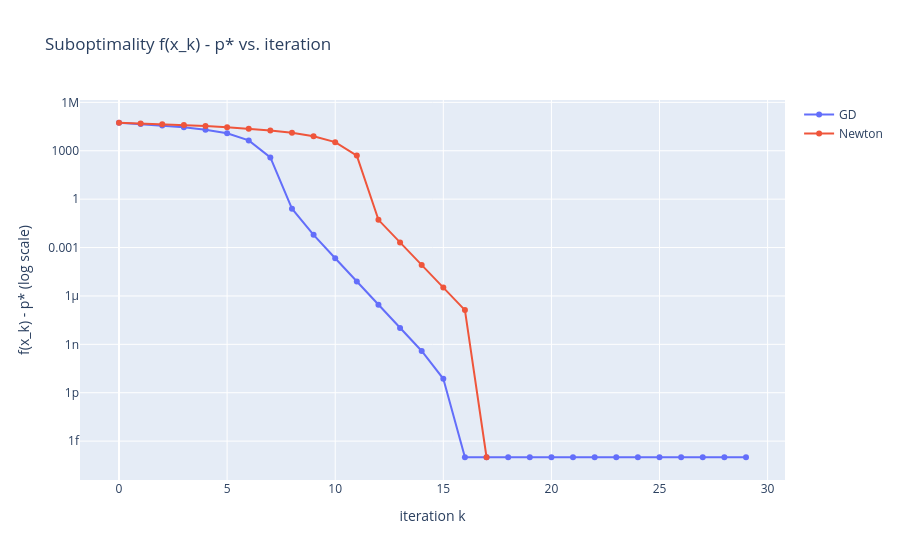

The code cell stored with this chart in its notebook:
### Markdown cell above
The two plots above clearly show that the Newton's method enters fast convergence around 10th iteration for this problem instance. This obviously depends on the problem instance.

### Code cell
# Suboptimality f(x_k) - p* on a log scale.
pstar = objective_function(x_sol_newton)

# clip at a tiny floor so the log axis can render the last (near-zero / slightly negative) points
gap_gd = np.maximum(np.array(fun_vs_gd) - pstar, 1e-16)
gap_newton = np.maximum(np.array(fun_vs_newton) - pstar, 1e-16)

fig = go.Figure()
fig.add_trace(go.Scatter(x=steps_gd, y=gap_gd, mode='lines+markers', name='GD'))
fig.add_trace(go.Scatter(x=steps_newton, y=gap_newton, mode='lines+markers', name='Newton'))
fig.update_layout(
    title='Suboptimality f(x_k) - p* vs. iteration',
    xaxis_title='iteration k',
    yaxis_title='f(x_k) - p* (log scale)',
)
fig.update_yaxes(type='log')
fig.show()

### Figure 1 — Plotly figure (JSON) as saved in the notebook; plotly's stock layout.template omitted (floating-point values rounded to 4 significant figures)
{"data": [{"mode": "lines+markers", "name": "GD", "type": "scatter", "x": [0, 1, 2, 3, 4, 5, 6, 7, 8, 9, 10, 11, 12, 13, 14, 15, 16, 17, 18, 19, 20, 21, 22, 23, 24, 25, 26, 27, 28, 29], "y": [54500.0, 45620.0, 37100.0, 28690.0, 20340.0, 12110.0, 4395.0, 387.3, 0.2565, 0.006153, 0.0002176, 7.79e-06, 2.827e-07, 1.04e-08, 3.856e-10, 7.276e-12, 1e-16, 1e-16, 1e-16, 1e-16, 1e-16, 1e-16, 1e-16, 1e-16, 1e-16, 1e-16, 1e-16, 1e-16, 1e-16, 1e-16]}, {"mode": "lines+markers", "name": "Newton", "type": "scatter", "x": [0, 1, 2, 3, 4, 5, 6, 7, 8, 9, 10, 11, 12, 13, 14, 15, 16, 17], "y": [54500.0, 49300.0, 44110.0, 38910.0, 33710.0, 28510.0, 23320.0, 18130.0, 12970.0, 7949.0, 3423.0, 499.9, 0.05235, 0.002077, 8.294e-05, 3.317e-06, 1.327e-07, 1e-16]}], "layout": {"title": {"text": "Suboptimality f(x_k) - p* vs. iteration"}, "xaxis": {"title": {"text": "iteration k"}}, "yaxis": {"title": {"text": "f(x_k) - p* (log scale)"}, "type": "log"}}}
